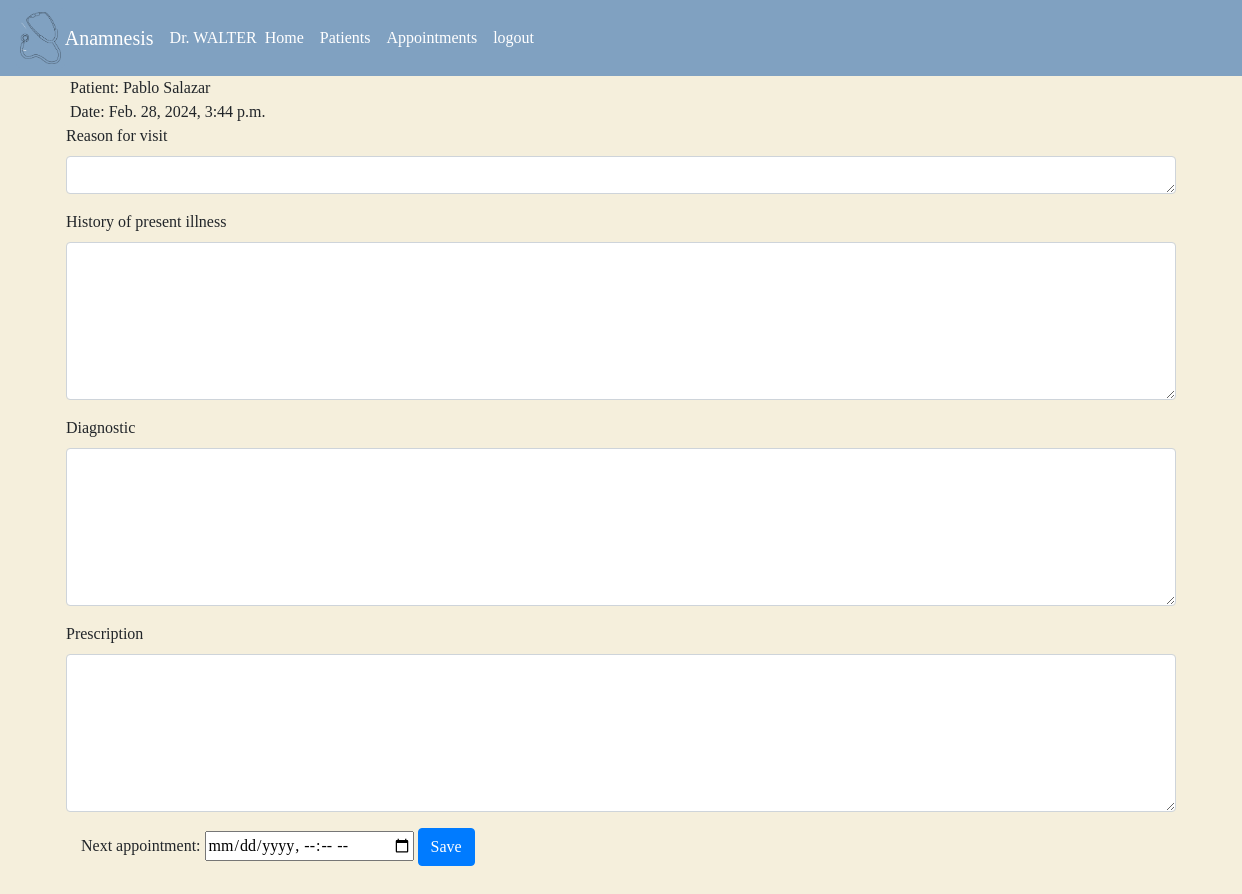
Screenshot of /historyform/13 (signed in) with the database file from the repository.
### anamnesis/models.py (models this page shows, shortened)
class User(AbstractUser):
    pass

class Patient(models.Model):
    doctor = models.ForeignKey(User, on_delete=models.CASCADE, blank=True, null=True, related_name="patients")
    name = models.CharField(max_length=25, blank=True)
    lastname = models.CharField(max_length=25, blank=True)
    address = models.CharField(max_length=50, blank=True, null=True)
    city = models.CharField(max_length=30, blank=True, null=True)
    state = models.CharField(max_length=20, blank=True, null=True)
    phonenumber = models.CharField(max_length=15, blank=True, null=True)
    date = models.DateTimeField(null=True)

### anamnesis/views.py (the view)
# urls.py: path("historyform/<int:patient_id>", views.history, name="history"), # create a new form for a patient
def history(request, patient_id):
    if request.method == "GET":
        patient = Patient.objects.get(pk=patient_id)
        name = patient.name
        lastname = patient.lastname
        date = patient.date
        patientid = patient.id
        return render(request, "anamnesis/patientHistory.html", {
            "name": name.capitalize(),
            "lastname": lastname,
            "date": date,
            "patientid": patientid
        })
    return render(request, "f'anamnesis/historyForm/{patientid}")

### anamnesis/templates/anamnesis/patientHistory.html (shortened to what this page needs)
{% extends "anamnesis/layout.html" %}
{% load static %}
{% block body %}
{% if user.is_authenticated %}
<div class="container">
    <div class="row ml-1">
        Patient: {{name}} {{lastname}}<br>
        Date: {{date}}
    </div>
    <form action="{% url 'file' patient_id=patientid %}" class="mb-5" method="post">
        <div class="container">
            <div class="row mb-3">
                <label for="resonforvisit" class="form-label">Reason for visit</label>
                <textarea cols="20" class="form-control" id="" name="reasonforvisit" rows="1"></textarea>
            </div>
            <div class="row mb-3">
                <label for="resonforvisit" class="form-label">History of present illness</label>
                <textarea cols="20" class="form-control" id="" name="historyofillness" rows="6"></textarea>
            </div>
            <div class="row mb-3">
                <label for="diagnostic" class="form-label">Diagnostic</label>
                <textarea cols="20" class="form-control" name="diagnostic" id="" rows="6"></textarea>
            </div>
            <div class="row mb-3">
                <label for="prescription" class="form-label">Prescription</label>
                <textarea cols="20" class="form-control" name="prescription" id="" rows="6"></textarea>
            </div>
            <div>
                Next appointment:
                <input type="datetime-local" id="appointment_{{ fileofpatient.id }}" name="date" value=""/>
        <button type="submit" class="btn btn-primary">Save</button>
    </form>
</div>
{% else %}
<h1>403  You do not have access. Log in</h1>
{% endif %}
{% endblock %}

### anamnesis/templates/anamnesis/layout.html (shortened to what this page needs)
{% load static %}
<!DOCTYPE html>
<html lang="en">
    <head>
        <link rel="stylesheet" href="https://stackpath.bootstrapcdn.com/bootstrap/4.4.1/css/bootstrap.min.css">
        <link href="{% static 'anamnesis/styles.css' %}" rel="stylesheet">
    </head>
    <body>
        {% if user.is_authenticated %}
            <nav class="navbar navbar-expand-lg navbar-dark">
                <img src="{% static 'anamnesis/images/stethoscope.png' %}" alt="stethoscope" class="img-thumbnail text-center imageNav"> <a class="navbar-brand" href="{% url 'index' %}">Anamnesis</a><a class="nav-item" >Dr. {{request.user | upper}}</a>
                <div class="collapse navbar-collapse" id="navbarSupportedContent">
                    <ul class="navbar-nav mr-auto">
                        <li class="nav-item active">
                            <a class="nav-link" href="{% url 'index' %}">Home</a>
                        </li>
                        <li class="nav-item active">
                            <a class="nav-link" href="{% url 'patient' %}">Patients</a>
                        </li>
                        <li class="nav-item active">
                            <a class="nav-link" href="{% url 'appointments' %}">Appointments</a>
                        </li>
                        <li class="nav-item active">
                            <a class="nav-link" href="{% url 'logout' %}">logout</a>
                        </li>
                    </ul>
                </div>
            </nav>
        {% endif %}
        {% block body %}
        {% endblock %}
</html>

### anamnesis/static/anamnesis/styles.css (style rules this page uses)
body { position: relative; background-color: rgb(245, 239, 220); font-family: "Calibri"; }
.imageNav { background-color: rgb(128, 161, 193); border: none; width:auto; height: 60px; }
nav { width: 100%; box-sizing: content-box; overflow: scroll; background-color: rgb(128, 161, 193); color: white; }
ul { list-style-type: none; }

### rows the page displays
User: user "WALTER"
Patient: name "Pablo", lastname "Salazar", date "Feb. 28, 2024, 3:44 p.m."
